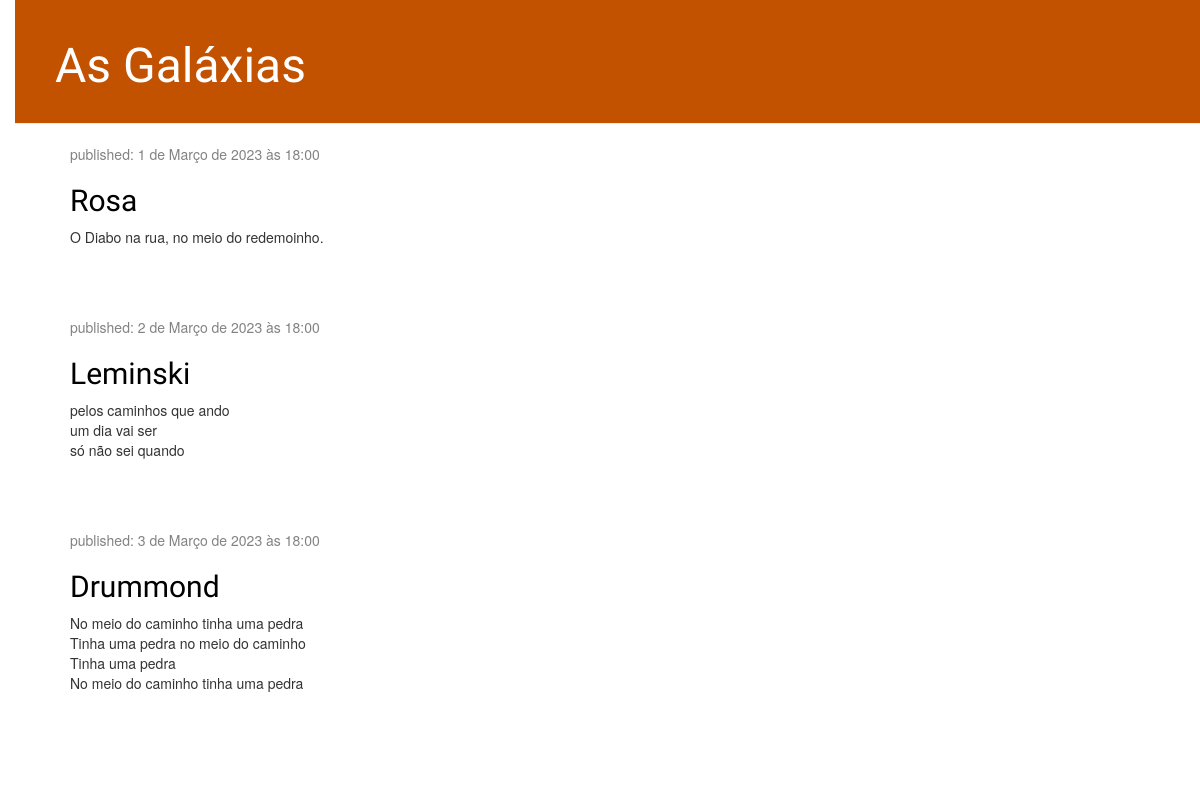
/, run on an earlier commit of the app's database.
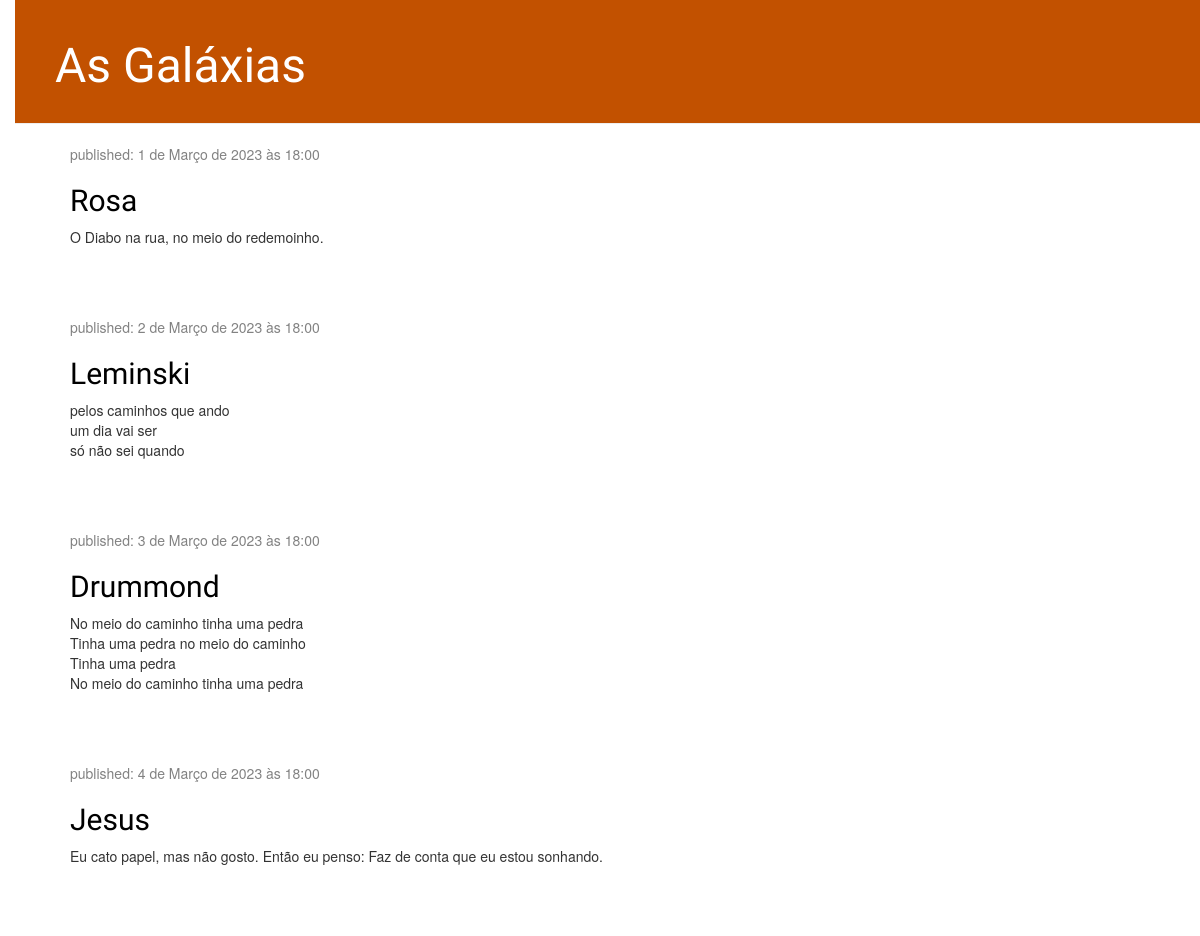
And on a later commit of the database.
### blog/models.py (models this page shows, shortened)
class Post(models.Model):
    author = models.ForeignKey(settings.AUTH_USER_MODEL, on_delete=models.CASCADE)
    title = models.CharField(max_length=200)
    text = models.TextField()
    created_date = models.DateTimeField(default=timezone.now)
    published_date = models.DateTimeField(blank=True, null=True)

### blog/views.py (the view)
# urls.py: path('', views.post_list, name='post_list'),
def post_list(request):
    posts = Post.objects.filter(published_date__lte=timezone.now()).order_by('published_date')
    return render(request, 'blog/post_list.html', {'posts': posts})

### blog/templates/blog/post_list.html
{% extends 'blog/base.html' %}
{% block content %}
    {% for post in posts %}
        <div class="post">
            <div class="date">
                <p>published: {{ post.published_date }}</p>
            </div>
            <h2><a href="{% url 'post_detail' pk=post.pk %}">{{ post.title }}</a></h2>
            <p>{{ post.text|linebreaksbr }}</p>
        </div>
    {% endfor %}
{% endblock %}

### blog/templates/blog/base.html (shortened to what this page needs)
{% load static %}
<html>
    <head>
        <link rel="stylesheet" href="//maxcdn.bootstrapcdn.com/bootstrap/3.2.0/css/bootstrap.min.css">
        <link rel="stylesheet" href="//maxcdn.bootstrapcdn.com/bootstrap/3.2.0/css/bootstrap-theme.min.css">
        <link rel="stylesheet" href="{% static 'css/blog.css' %}">
    </head>
    <body>
        <div class="page-header">
            <h1><a href="/">As Galáxias</a></h1>
        </div>
        <div class="content container">
            <div class="row">
                <div class="col-md-8">
                    {% block content %}
                    {% endblock %}
                </div>
            </div>
        </div>
    </body>
</html>

### blog/static/css/blog.css (style rules this page uses)
h1 a, h2 a { color: #C25100; font-family: 'Lobster'; }
body { padding-left: 15px; }
.page-header { background-color: #C25100; margin-top: 0; padding: 20px 20px 20px 40px; }
.page-header h1, .page-header h1 a, .page-header h1 a:visited, .page-header h1 a:active { color: #ffffff; font-size: 36pt; text-decoration: none; }
.content { margin-left: 40px; }
h1, h2, h3, h4 { font-family: 'Lobster', cursive; }
.date { color: #828282; }
.post { margin-bottom: 70px; }
.post h2 a, .post h2 a:visited { color: #000000; }

What changed in the data, as far as the page shows it:
added Post: published_date "4 de Março de 2023 às 18:00", title "Jesus", text "Eu cato papel, mas não gosto. Então eu penso: Faz de conta que eu estou sonhando."
